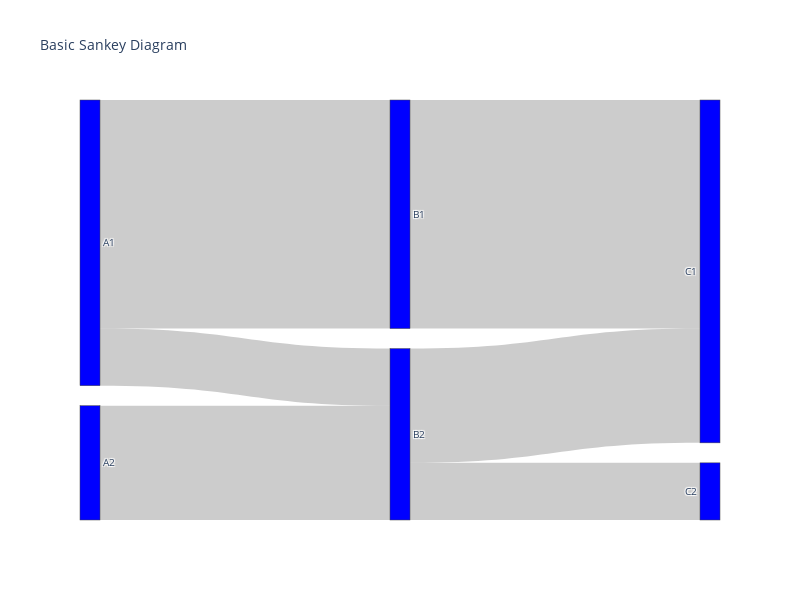

Notebook code cell kept with this figure:
### Markdown cell above
Basic Sankey Diagram

### Code cell
import plotly.graph_objects as go

fig = go.Figure(data=[go.Sankey(
    node = dict(
      label = ["A1", "A2", "B1", "B2", "C1", "C2"],
      color='blue'
    ),
    link = dict(
      source = [0, 1, 0, 2, 3, 3],
      target = [2, 3, 3, 4, 4, 5],
      value = [8, 4, 2, 8, 4, 2]
  ))])

fig.update_layout(title_text="Basic Sankey Diagram", font_size=10, width=800, height=600)
fig.write_html("basic_sankey_diagram.html")
fig.show()

### Figure 1 — Plotly figure (JSON) as saved in the notebook; plotly's stock layout.template omitted (floating-point values rounded to 4 significant figures)
{"data": [{"link": {"source": [0, 1, 0, 2, 3, 3], "target": [2, 3, 3, 4, 4, 5], "value": [8, 4, 2, 8, 4, 2]}, "node": {"color": "blue", "label": ["A1", "A2", "B1", "B2", "C1", "C2"]}, "type": "sankey"}], "layout": {"font": {"size": 10}, "height": 600, "title": {"text": "Basic Sankey Diagram"}, "width": 800}}
